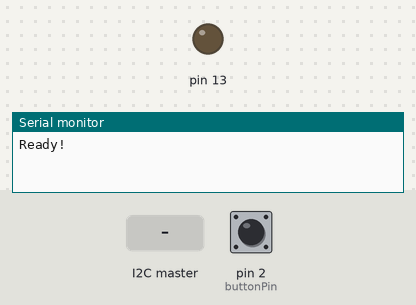
Bench run of a sketch on a simulated Arduino Uno, built with avr-gcc and run on an emulated ATmega328P. Parts: output pins drawn as LEDs (lit = HIGH), the last lines printed to the serial monitor. The test bench sets the inputs (shaded band); at power-on: pin 2 (buttonPin) LOW.

Above: at 1.2 s.
1.3 s: the I2C master sends the byte 1
At 1.7 s:
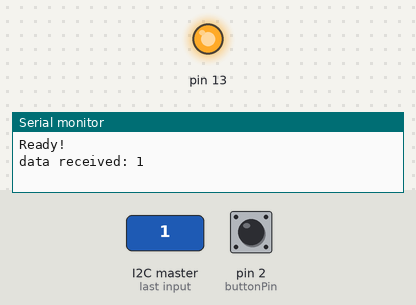
Timing chart, 0 to 4.3 s (numbered marks = the images above; inputs shaded):
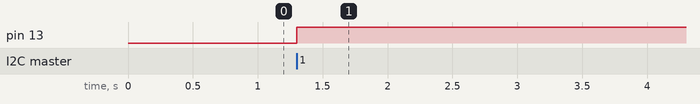

Measured:
- after the input at 1.3 s, pin 13: LOW → HIGH at once

The sketch:

Teste_botao.ino
```cpp
//ACENDE LED I2C
//Código retirado de https://oscarliang.com/raspberry-pi-arduino-connected-i2c/


#include "Wire.h"

#define SLAVE_ADDRESS 0x04
int number = 0;
int state = 0;

const int buttonPin = 2; // o número do pino do botão
// mudança de variável:
int buttonState = 0; // variável para ler o status do botão


void setup() {
  pinMode(13, OUTPUT);
  Serial.begin(9600); // start serial for output
  // initialize i2c as slave
  Wire.begin(SLAVE_ADDRESS);

  // define callbacks for i2c communication
  Wire.onReceive(receiveData);
  Wire.onRequest(sendData);

  Serial.println("Ready!");

// indicando o pino do botão de pressão como uma entrada:
 pinMode(buttonPin, INPUT);
}

void loop() {
  delay(100);

   // ler o estado do valor do botão:
   buttonState = digitalRead(buttonPin);
   // verificar se o botão está pressionado.
   // se sim, o estado do botão é alto:
   if (buttonState == HIGH) {
// inicia a transmissão:
   Wire.beginTransmission(4); // transmit to device #4

   Wire.write(1);              // sends one byte

   Wire.endTransmission();    // stop transmitting;
}
//else { ///-> tratar caso precise.
//// se não, led apagado:
//digitalWrite(ledPin, LOW);
//}
}

// callback for received data
void receiveData(int byteCount){

  while(Wire.available()) {
    number = Wire.read();
    Serial.print("data received: ");
    Serial.println(number);

    if (number == 1){

      if (state == 0){
        digitalWrite(13, HIGH); // set the LED on
        state = 1;
      } else {
        digitalWrite(13, LOW); // set the LED off
        state = 0;
      }
    }
  }
}

// callback for sending data
void sendData(){
  Wire.write(number*2);
}
```
